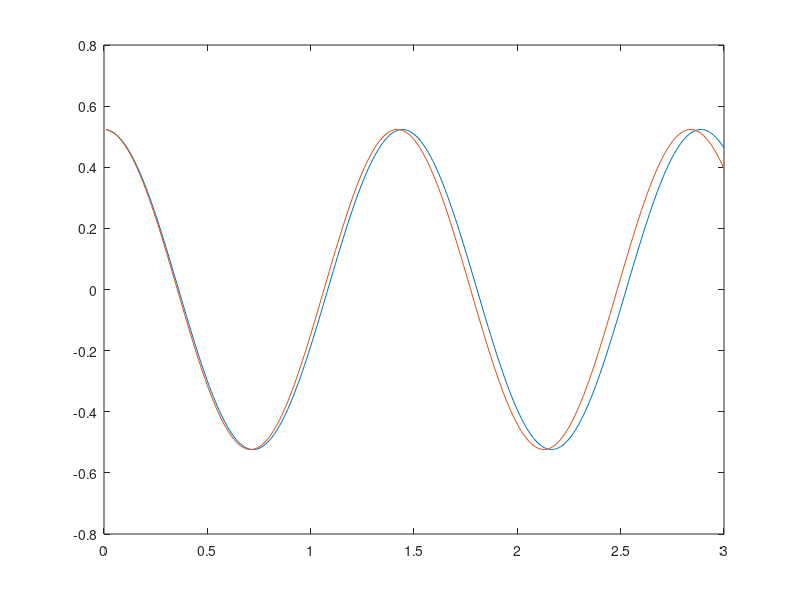

This figure's MATLAB source:
% Leer los datos del fichero
data = load('solucion_parcial5.dat');

x=data(:,1);
y1=data(:,2);
y2=data(:,3);
y3=data(:,4);

plot(x,y1);
hold on;
plot(x,y3);